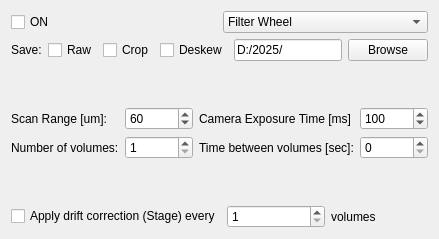
           <widget class="QWidget" name="tab_3">
            <attribute name="title">
             <string>Channel 647 (IFP)</string>
            </attribute>
            <layout class="QVBoxLayout" name="verticalLayout_19">
             <item>
              <layout class="QHBoxLayout" name="horizontalLayout_87">
               <item>
                <widget class="QCheckBox" name="checkBox_on_647">
                 <property name="text">
                  <string>ON</string>
                 </property>
                </widget>
               </item>
               <item>
                <widget class="QComboBox" name="comboBox_filterWheel_647">
                 <item>
                  <property name="text">
                   <string>Filter Wheel</string>
                  </property>
                 </item>
                 <item>
                  <property name="text">
                   <string>Pos1: None</string>
                  </property>
                 </item>
                 <item>
                  <property name="text">
                   <string>Pos2: ET 605/52</string>
                  </property>
                 </item>
                 <item>
                  <property name="text">
                   <string>Pos3: ET 525/50</string>
                  </property>
                 </item>
                 <item>
                  <property name="text">
                   <string>Pos4: ET 510/20</string>
                  </property>
                 </item>
                 <item>
                  <property name="text">
                   <string>Pos5: None</string>
                  </property>
                 </item>
                 <item>
                  <property name="text">
                   <string>Pos6: None</string>
                  </property>
                 </item>
                </widget>
               </item>
              </layout>
             </item>
             <item>
              <layout class="QHBoxLayout" name="horizontalLayout_70">
               <item>
                <widget class="QLabel" name="label_63">
                 <property name="text">
                  <string>Save:</string>
                 </property>
                </widget>
               </item>
               <item>
                <widget class="QCheckBox" name="checkBox_saveRaw_647">
                 <property name="text">
                  <string>Raw</string>
                 </property>
                </widget>
               </item>
               <item>
                <widget class="QCheckBox" name="checkBox_saveCrop_647">
                 <property name="text">
                  <string>Crop</string>
                 </property>
                </widget>
               </item>
               <item>
                <widget class="QCheckBox" name="checkBox_saveDeskew_647">
                 <property name="text">
                  <string>Deskew</string>
                 </property>
                </widget>
               </item>
               <item>
                <widget class="QLineEdit" name="lineEdit_directory_647">
                 <property name="text">
                  <string>D:/2025/</string>
                 </property>
                </widget>
               </item>
               <item>
                <widget class="QPushButton" name="pushButton_browse_647">
                 <property name="text">
                  <string>Browse</string>
                 </property>
                </widget>
               </item>
              </layout>
             </item>
             <item>
              <spacer name="verticalSpacer_5">
               <property name="orientation">
                <enum>Qt::Vertical</enum>
               </property>
               <property name="sizeHint" stdset="0">
                <size>
                 <width>20</width>
                 <height>40</height>
                </size>
               </property>
              </spacer>
             </item>
             <item>
              <layout class="QHBoxLayout" name="horizontalLayout_59">
               <item>
                <layout class="QVBoxLayout" name="verticalLayout_62">
                 <item>
                  <widget class="QLabel" name="label_44">
                   <property name="text">
                    <string>Scan Range [um]:</string>
                   </property>
                  </widget>
                 </item>
                 <item>
                  <widget class="QLabel" name="label_45">
                   <property name="text">
                    <string>Number of volumes:</string>
                   </property>
                  </widget>
                 </item>
                </layout>
               </item>
               <item>
                <layout class="QVBoxLayout" name="verticalLayout_63">
                 <item>
                  <widget class="QSpinBox" name="spinBox_range_647">
                   <property name="maximum">
                    <number>200</number>
                   </property>
                   <property name="value">
                    <number>60</number>
                   </property>
                  </widget>
                 </item>
                 <item>
                  <widget class="QSpinBox" name="spinBox_cant_vol_647">
                   <property name="minimum">
                    <number>1</number>
                   </property>
                   <property name="maximum">
                    <number>200</number>
                   </property>
                  </widget>
                 </item>
                </layout>
               </item>
               <item>
                <layout class="QVBoxLayout" name="verticalLayout_64">
                 <item>
                  <widget class="QLabel" name="label_60">
                   <property name="text">
                    <string>Camera Exposure Time [ms]</string>
                   </property>
                  </widget>
                 </item>
                 <item>
                  <widget class="QLabel" name="label_61">
                   <property name="text">
                    <string>Time between volumes [sec]:</string>
                   </property>
                  </widget>
                 </item>
                </layout>
               </item>
               <item>
                <layout class="QVBoxLayout" name="verticalLayout_65">
                 <item>
                  <widget class="QSpinBox" name="spinBox_expTime_647">
                   <property name="minimum">
                    <number>1</number>
                   </property>
                   <property name="maximum">
                    <number>900</number>
                   </property>
                   <property name="value">
                    <number>100</number>
                   </property>
                  </widget>
                 </item>
                 <item>
                  <widget class="QSpinBox" name="spinBox_tiempo_entre_vol_647">
                   <property name="minimum">
                    <number>0</number>
                   </property>
                   <property name="maximum">
                    <number>5000</number>
                   </property>
                  </widget>
                 </item>
                </layout>
               </item>
              </layout>
             </item>
             <item>
              <spacer name="verticalSpacer_6">
               <property name="orientation">
                <enum>Qt::Vertical</enum>
               </property>
               <property name="sizeHint" stdset="0">
                <size>
                 <width>20</width>
                 <height>40</height>
                </size>
               </property>
              </spacer>
             </item>
             <item>
              <layout class="QHBoxLayout" name="horizontalLayout_60">
               <item>
                <layout class="QHBoxLayout" name="horizontalLayout_69">
                 <item>
                  <widget class="QCheckBox" name="checkBox_driftCorrection_647">
                   <property name="text">
                    <string>Apply drift correction (Stage) every</string>
                   </property>
                  </widget>
                 </item>
                 <item>
                  <widget class="QSpinBox" name="spinBox_driftCorrection_647">
                   <property name="minimum">
                    <number>1</number>
                   </property>
                  </widget>
                 </item>
                 <item>
                  <widget class="QLabel" name="label_62">
                   <property name="text">
                    <string>volumes</string>
                   </property>
                  </widget>
                 </item>
                </layout>
               </item>
              </layout>
             </item>
            </layout>
           </widget>
